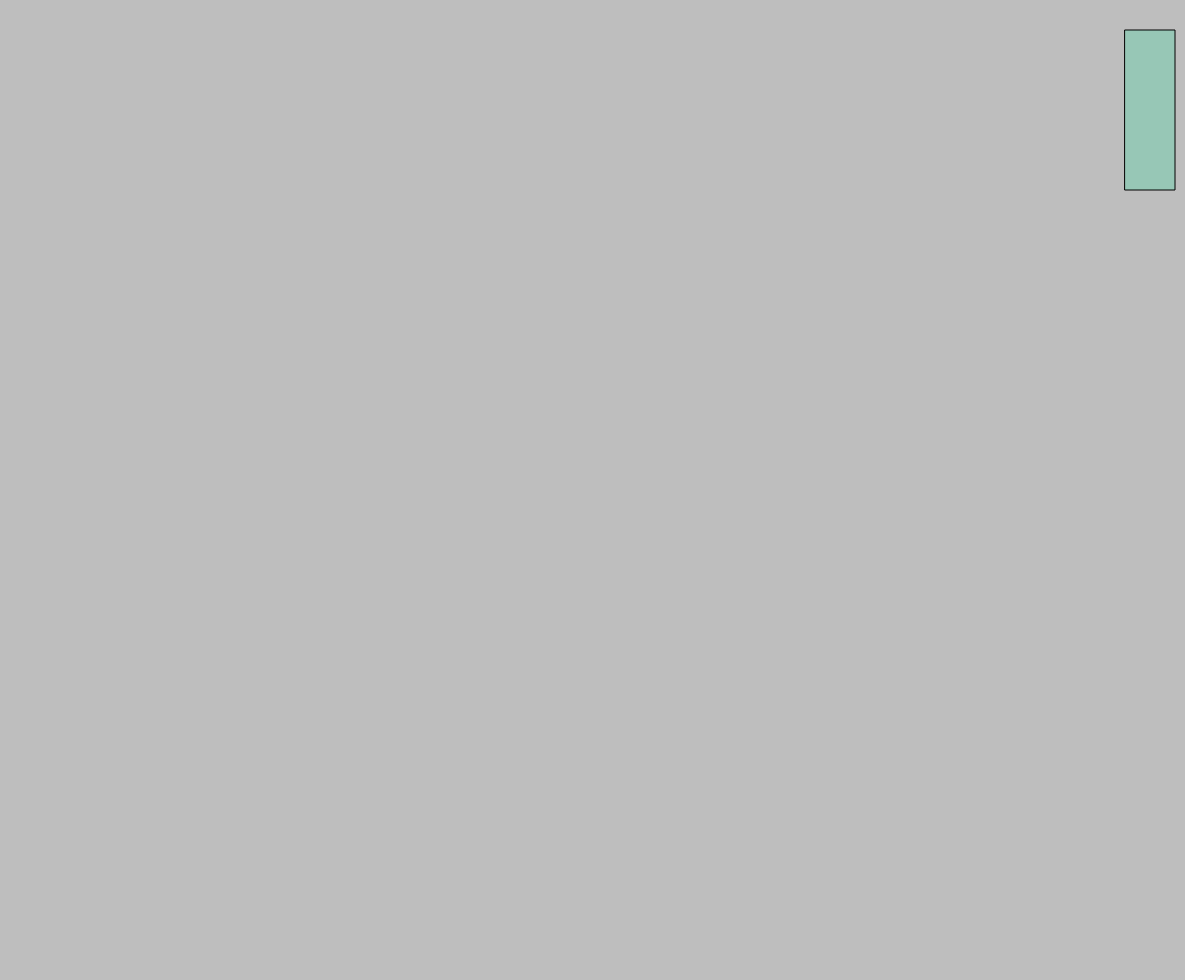
Frame 1 (no input)
Frame 60 (no input): identical to frame 1, image omitted
Frame 120 (the mouse pressed at the canvas centre since frame 60): identical to frame 1, image omitted

The p5.js sketch that drew this single still picture (run headless with seeded random() and noise() and a simulated clock; from frame 60 on, the mouse is pressed at the canvas centre):

// p5.js sketch
// ── sketch.js
let toolbox;

function setup() {
    createCanvas(windowWidth - 15, windowHeight - 20)
    toolbox = new Toolbox()
}

function draw() {
    background(190)
    toolbox.render()
}
// ── toolbox.js
let brush = {
    normal: "normal"
}

// Toolbox for selecting brushes 'n shits
class Toolbox {
    constructor() {

        this.pos = createVector(width - 60, 30)
    }

    render() {
        fill(50, 220, 160, 70)
        rect(this.pos.x, this.pos.y, 50, 160)
    }


}


class Brush {
    constructor(type) {
        this.type = type
    }
}
